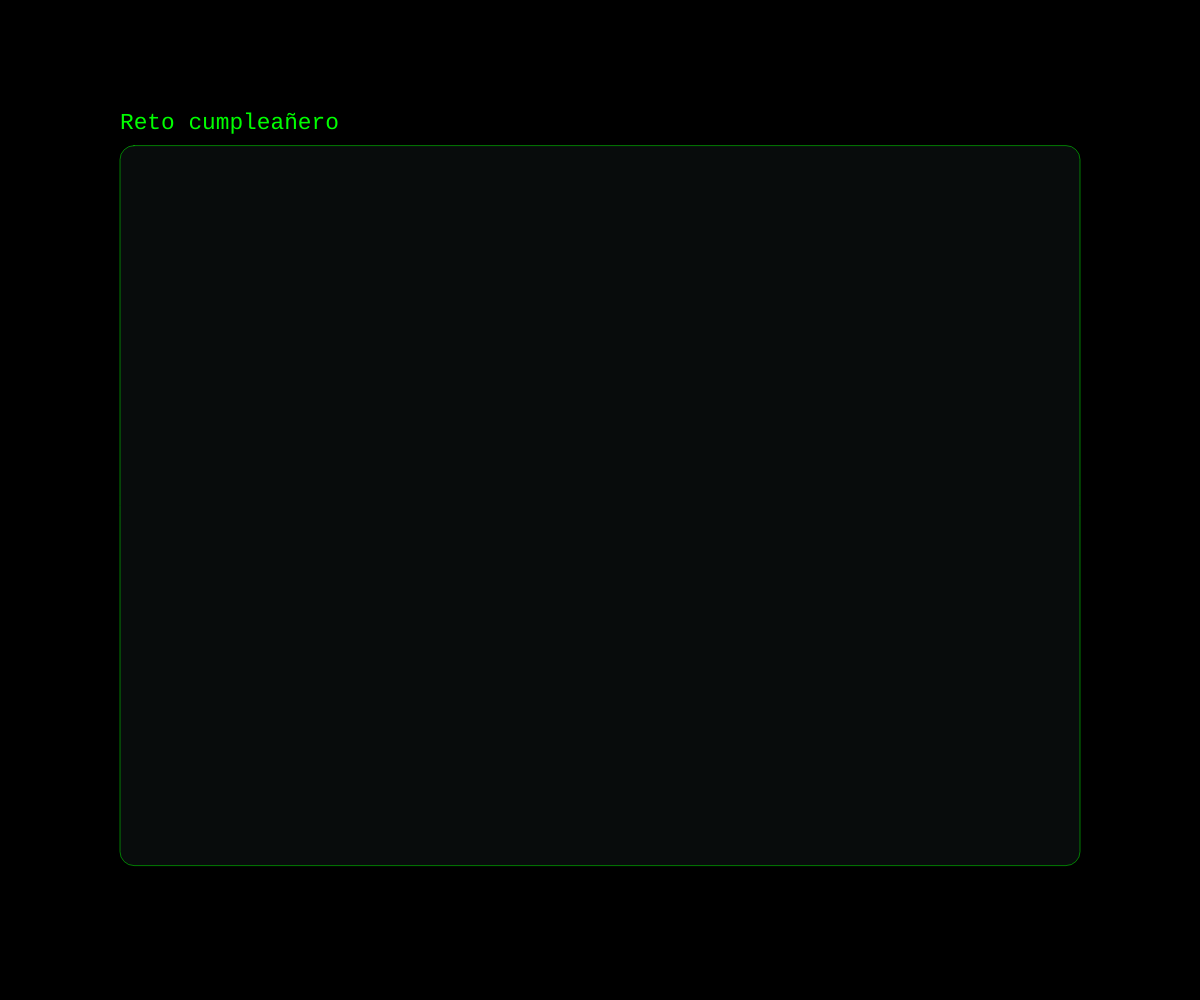
Frame 1 (no input)
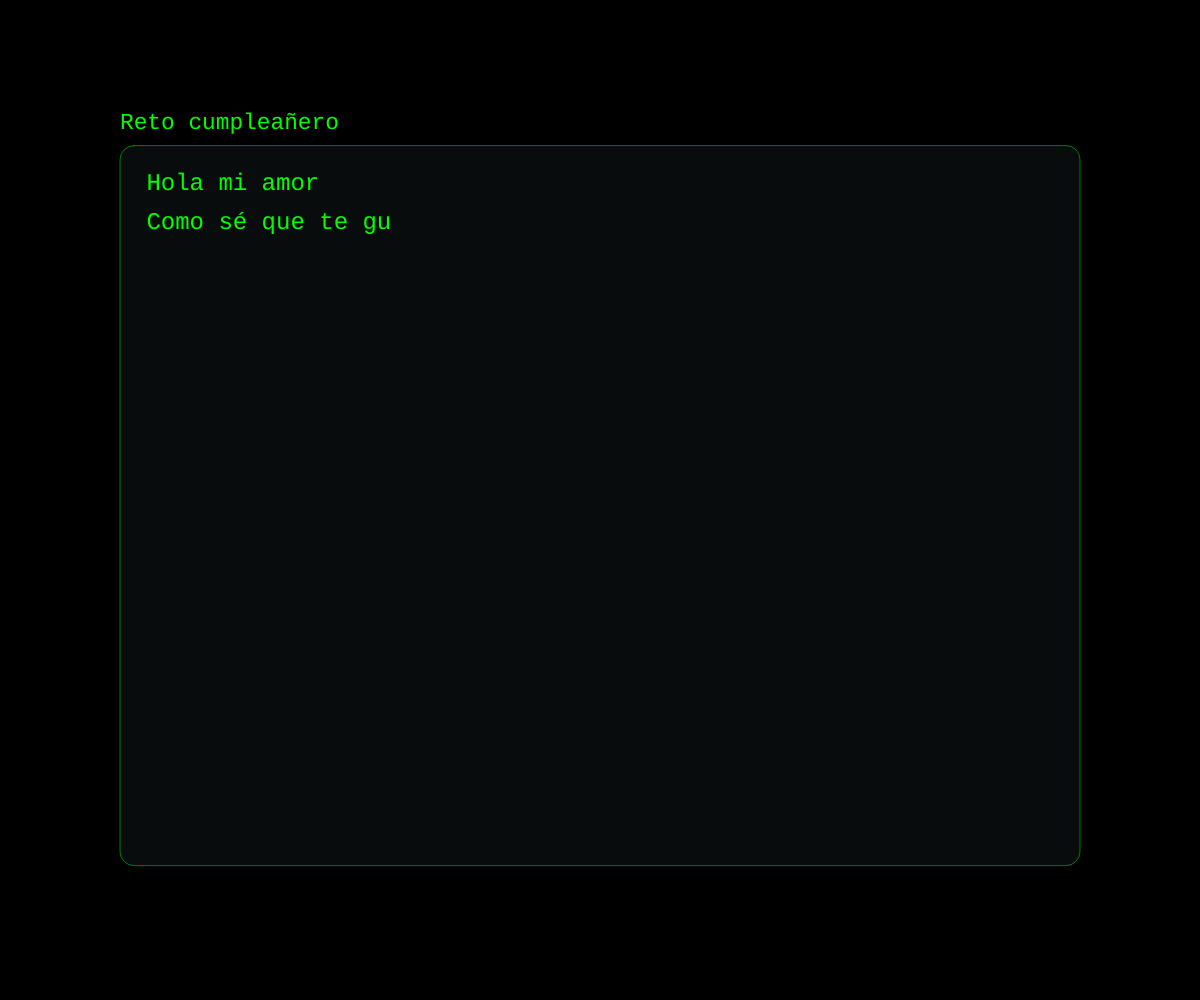
Frame 60 (no input)
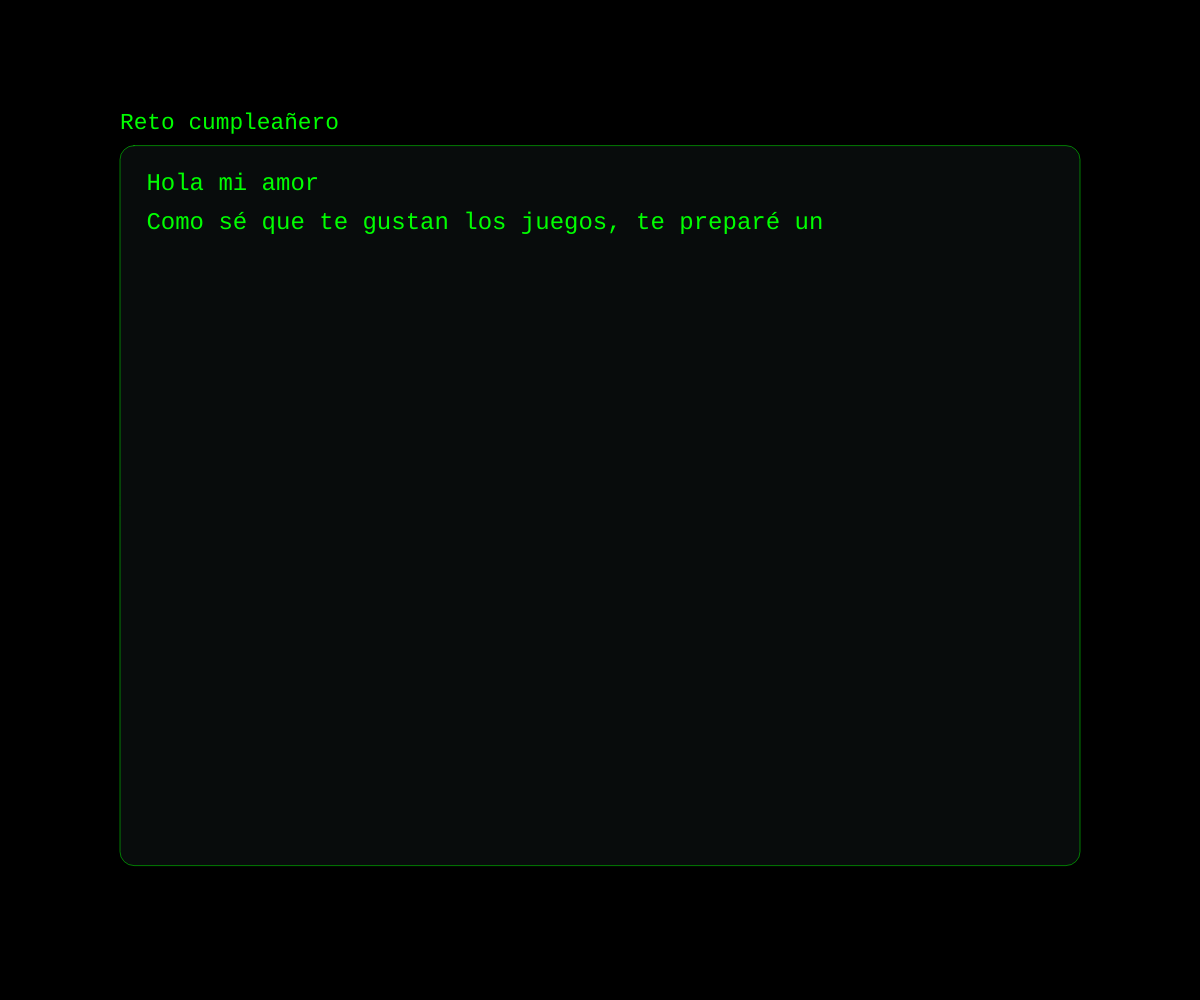
Frame 120 (the mouse pressed at the canvas centre since frame 60)

The p5.js sketch that drew these frames (run headless with seeded random() and noise() and a simulated clock; from frame 60 on, the mouse is pressed at the canvas centre):

// p5.js sketch
// ── sketch.js
// Regalo Oscar
// Hecho con amor (y con un poquito de ayuda de la IA) por Anagallia

let screen = 0;
// 0 = intro
// 1 = level
// 2 = success screen
// 99 = final message

let currentLevel = 0;

let cnv;                 // canvas DOM element
let finalDiv;            // contenedor con scroll para el mensaje final
let lastFinalHtml = "";  // para no resetear scroll cada frame

// Responsive layout
let margin = 120;
let topMargin = 150;
let baseFontSize = 20;

// Input + errors
let typed = "";
let errorMsg = "";
let errorTimer = 0;

// Typewriter
let twFull = "";
let twCount = 0;
let twDelay = 2; // bigger = slower
let twFrameCounter = 0;

// Success message
let currentSuccessMessage = "";

// Hint reveal + fade
let hintRevealed = false;
let hintAlpha = 0;
let hintBtnW = 220;
let hintBtnH = 45;

// Continue button
let contBtnW = 220;
let contBtnH = 50;

// Panel
let panelX, panelY, panelW, panelH;

// LEVEL DATA
const questions = [
  "¿Quién te enseñó el primer truco con el que empezaste a conquistarme?",
  "¿Qué fue lo primero que tuvimos que mantener en equilibrio entre nosotros?",
  '¿Qué dices que soy cuando hago "hmm"?',
  "¿Qué canción cantaste borracho e hizo que me enamoraras más?",
  '¿Qué "vehículo" tuyo me encanta?',
  "Si pudieras describir cuánto te amo en una palabra, ¿cuál sería?",
  "¿Qué es lo único que no me gusta de ti?"
];

const hints = [
  "Se llama como tú",
  "Estaba entre nuestras frentes.",
  "Minecraft.",
  "Mi video favorito en el mundo.",
  "Es potente y no necesita gasolina.",
  "Cuelga de mi cuello.",
  "No debería existir entre nosotros."
];

const answers = [
  ["abuelo", "david", "abuelo david", "mi abuelo david", "mi abuelo"],
  ["globo", "bomba", "un globo", "una bomba"],
  ["aldeano", "aldeana", "un aldeano"],
  ["cali pachanguero"],
  ["terreneitor", "terrenator"],
  ["infinito"],
  ["distancia", "la distancia"]
];

const successMessages = [
  "¡Correcto!",
  "¡Vas muy bien amor!",
  "Esoo amor, qué listo eres",
  "¡Exacto! Ayy cómo me encanta ese video",
  "Jeje, respuesta correcta",
  "Me alegra que sepas cuánto te amo <3",
  "¡Lo lograste mi amor! Desbloqueaste un mensaje secreto:"
];

function setup() {
  cnv = createCanvas(windowWidth, windowHeight);
  cnv.position(0, 0);
  cnv.style("position", "absolute");
  cnv.style("z-index", "0"); // canvas abajo

  textFont("monospace");
  textAlign(LEFT, TOP);

  enterIntro();

  // Div final con scroll (encima del canvas)
  finalDiv = createDiv("");
  finalDiv.style("position", "absolute");
  finalDiv.style("z-index", "10"); // arriba del canvas
  finalDiv.style("overflow-y", "scroll"); // scroll real
  finalDiv.style("-webkit-overflow-scrolling", "touch"); // iOS smooth
  finalDiv.style("white-space", "pre-wrap");
  finalDiv.style("font-family", "monospace");
  finalDiv.style("color", "#FFFFFF");
  finalDiv.style("line-height", "1.6");
  finalDiv.style("padding", "18px");
  finalDiv.style("border-radius", "14px");
  finalDiv.style("background", "rgba(8,12,12,0.92)");
  finalDiv.style("border", "1px solid rgba(0,255,0,0.45)");
  finalDiv.style("box-sizing", "border-box");
  finalDiv.style("pointer-events", "auto");
  finalDiv.hide();
}

function windowResized() {
  resizeCanvas(windowWidth, windowHeight);
}

function draw() {
  background(0);

  // Oculta el div en todas menos final
  if (finalDiv) {
    if (screen === 99) finalDiv.show();
    else finalDiv.hide();
  }

  // --- Responsive layout ---
  margin = max(24, width * 0.10);
  topMargin = max(70, height * 0.16);
  baseFontSize = max(16, min(width, height) * 0.024);
  textSize(baseFontSize);
  textLeading(baseFontSize * 1.6);

  // Panel dims
  panelX = margin;
  panelY = topMargin - baseFontSize * 0.6;
  panelW = width - margin * 2;
  panelH = min(height - topMargin, height * 0.72);

  updateTypewriter();

  if (screen === 0) {
    drawPanel();
    drawHeader("Reto cumpleañero");

    fill(0, 255, 0);
    text(getTypedText(), panelX + pad(), panelY + pad(), panelW - pad() * 2, panelH - pad() * 2);

    if (typeDone()) {
      fill(130);
      text("Presiona ENTER para comenzar", panelX + pad(), panelY + pad() + panelH * 0.65);
    }
    return;
  }

  if (screen === 1) {
    drawPanel();
    drawHeader(`LEVEL ${currentLevel + 1}`);

    fill(0, 255, 0);
    text(getTypedText(), panelX + pad(), panelY + pad(), panelW - pad() * 2, panelH - pad() * 2);

    if (typeDone()) {
      drawHintButton();

      if (hintRevealed) {
        hintAlpha = min(255, hintAlpha + 10);

        const hintY = hintBtnY() + hintBtnH + 20; 

        fill(180, 255, 180, hintAlpha);
        text(
          hints[currentLevel],
          panelX + pad(),
          hintY,
          panelW - pad() * 2,
          panelY + panelH - hintY
        );
      }

      drawInput();
    }
    return;
  }

  if (screen === 2) {
    drawPanel();
    drawHeader("CHECKPOINT");

    // Check mark grande
    fill(0, 255, 0);
    textSize(baseFontSize * 3.0);
    textAlign(LEFT, TOP);
    text("✓", panelX + pad(), panelY + pad());

    // Mensaje
    textSize(baseFontSize);
    textLeading(baseFontSize * 1.6);
    fill(0, 255, 0);
    text(
      currentSuccessMessage,
      panelX + pad() + baseFontSize * 3.0,
      panelY + pad() + baseFontSize * 0.6,
      panelW - pad() * 2 - baseFontSize * 3.2,
      panelH
    );

    drawContinueButton();
    return;
  }

  if (screen === 99) {
    drawPanel();
    drawHeader("MENSAJE SECRETO");

    // Posicionar el div exactamente dentro del panel
    const x = panelX + pad();
    const y = panelY + pad();
    const w = panelW - pad() * 2;
    const h = panelH - pad() * 2;

    finalDiv.position(x, y);
    finalDiv.size(w, h);
    
    // Igualar tipografía del div con la del canvas
finalDiv.style("font-size", `${baseFontSize}px`);
finalDiv.style("line-height", `${baseFontSize * 1.6}px`);

    // Mantener typewriter, pero SIN romper el scroll:
    const typedHtml = escapeHtml(getTypedText()).replaceAll("\n", "<br>");

    if (typedHtml !== lastFinalHtml) {
      const prevScroll = finalDiv.elt.scrollTop;
      finalDiv.html(typedHtml);
      finalDiv.elt.scrollTop = prevScroll;
      lastFinalHtml = typedHtml;
    }

    return;
  }
}

// ----------------- INPUT / NAV -----------------

function keyPressed() {
  if (screen === 0 && keyCode === ENTER && typeDone()) {
    enterLevel();
    return false;
  }

  if (screen === 1 && typeDone()) {
    if (keyCode === BACKSPACE) {
      if (typed.length > 0) typed = typed.slice(0, -1);
      return false;
    }

    if (keyCode === ENTER) {
      validateAnswer();
      return false;
    }

    if (keyCode === SHIFT || keyCode === CONTROL || keyCode === ALT) return false;

    if (typed.length < 40 && key.length === 1) {
      typed += key;
    }
  }

  return false;
}

function mousePressed() {
  if (screen === 1 && typeDone() && !hintRevealed) {
    if (overRect(hintBtnX(), hintBtnY(), hintBtnW, hintBtnH)) {
      hintRevealed = true;
      hintAlpha = 0;
    }
  }

  if (screen === 2) {
    if (overRect(contBtnX(), contBtnY(), contBtnW, contBtnH)) {
      nextStep();
    }
  }
}

// ----------------- GAME FLOW -----------------

function validateAnswer() {
  const cleaned = normalize(typed);
  const validAnswers = answers[currentLevel].map(a => normalize(a));

  if (validAnswers.includes(cleaned)) {
    currentSuccessMessage = successMessages[currentLevel];
    screen = 2;
    typed = "";
    errorMsg = "";
    errorTimer = 0;
  } else {
    errorMsg = "Ups, intenta de nuevo.";
    errorTimer = 90;
  }
}

function nextStep() {
  currentLevel++;
  if (currentLevel >= questions.length) enterFinal();
  else enterLevel();
}

function enterIntro() {
  screen = 0;
  currentLevel = 0;
  typed = "";
  hintRevealed = false;
  hintAlpha = 0;
  lastFinalHtml = "";
  twFull =
    "Hola mi amor\n" +
    "Como sé que te gustan los juegos, te preparé un pequeño reto de adivinanzas.\n" +
    "Sé que eres muy listo y podrás descifrarlo.\n\n" +
    "¡Te amo!";
  resetTypewriter();
}

function enterLevel() {
  screen = 1;
  typed = "";
  hintRevealed = false;
  hintAlpha = 0;
  errorMsg = "";
  errorTimer = 0;
  lastFinalHtml = "";
  twFull = questions[currentLevel];
  resetTypewriter();
}

function enterFinal() {
  screen = 99;
  lastFinalHtml = "";
  twFull =
    "¡Feliz cumpleaños, mi amor!\n\n" +
    "Como mi regalo llegó con mucha anticipación, me tocó ponerme creativa\n" +
    "para hacerte llegar algo en tu mero día también jeje.\n\n" +
    "Me habría encantado festejar este día a tu lado,\n" +
    "pero lo bonito de los cumpleaños es que se repiten cada año...\n" +
    "y yo no pienso irme de tu vida en un buen rato\n" +
    "(¿premio o castigo? tú sabrás jeje).\n\n" +
    "Me intimida mucho el código,\n" +
    "pero haciendo esto me di cuenta de que con amor\n" +
    "(y un poquito de ayuda de la IA)\n" +
    "todo se puede lograr.\n\n" +
    "Espero que este pequeño reto te haya entretenido,\n" +
    "o que al menos te haya sacado una sonrisa.\n" +
    "Con saber que hice reír a este hombre tan precioso,\n" +
    "yo me conformo.\n\n" +
    "Te deseo un año lleno de cosas bellas,\n" +
    "de experiencias nuevas,\n" +
    "de crecimiento profesional y personal,\n" +
    "y sobre todo, de muchísimo amor.\n\n" +
    "Porque de mi parte,\n" +
    "te prometo que nunca te va a faltar.\n\n" +
    "Te mando un beso y un abrazo enormes,\n" +
    "que ya pronto te daré en persona\n" +
    "(en 16 días, para ser más precisa).\n\n" +
    "Te amo.\n" +
    "Te amo.\n" +
    "Te amo.\n\n" +
    "Siempre tuya,\n" +
    "Ana.";
  resetTypewriter();
}

// ----------------- UI DRAW HELPERS -----------------

function pad() {
  return max(18, baseFontSize * 1.1);
}

function drawPanel() {
  noStroke();
  fill(8, 12, 12);
  rect(panelX, panelY, panelW, panelH, 14);

  noFill();
  stroke(0, 255, 0, 120);
  rect(panelX, panelY, panelW, panelH, 14);
  noStroke();
}

function drawHeader(title) {
  fill(0, 255, 0);
  textSize(baseFontSize * 0.95);
  textAlign(LEFT, TOP);
  text(title, panelX, panelY - baseFontSize * 1.4);
  textSize(baseFontSize);
}

function hintBtnX() {
  return panelX + pad();
}
function hintBtnY() {
  return panelY + pad() + baseFontSize * 4.2;
}

function drawHintButton() {
  const x = hintBtnX();
  const y = hintBtnY();

  const isHover = overRect(x, y, hintBtnW, hintBtnH);

  if (!hintRevealed && isHover) {
    noStroke();
    fill(0, 255, 0, 25);
    rect(x, y, hintBtnW, hintBtnH, 10);
  }

  noFill();
  stroke(0, 255, 0, hintRevealed ? 70 : (isHover ? 255 : 160));
  rect(x, y, hintBtnW, hintBtnH, 10);
  noStroke();

  fill(0, 255, 0, hintRevealed ? 120 : 255);
  textAlign(LEFT, CENTER);
  text(hintRevealed ? "Pista revelada" : "Revelar pista", x + 18, y + hintBtnH / 2);
  textAlign(LEFT, TOP);
}

function contBtnX() {
  return panelX + pad();
}
function contBtnY() {
  return panelY + pad() + baseFontSize * 5.2;
}

function drawContinueButton() {
  const x = contBtnX();
  const y = contBtnY();

  const isHover = overRect(x, y, contBtnW, contBtnH);

  if (isHover) {
    noStroke();
    fill(0, 255, 0, 25);
    rect(x, y, contBtnW, contBtnH, 10);
  }

  noFill();
  stroke(0, 255, 0, isHover ? 255 : 160);
  rect(x, y, contBtnW, contBtnH, 10);
  noStroke();

  fill(0, 255, 0);
  textAlign(LEFT, CENTER);
  text("Continuar", x + 18, y + contBtnH / 2);
  textAlign(LEFT, TOP);
}

function drawInput() {
  const x = panelX + pad();
  const yBase = hintBtnY() + hintBtnH + baseFontSize * 2.4;
  const w = panelW - pad() * 2;

  const cursor = frameCount % 60 < 30 ? "▍" : "";
  const line = "> " + typed + cursor;

  noFill();
  stroke(0, 255, 0, 180);
  rect(x, yBase, w, 55, 10);
  noStroke();

  fill(0, 255, 0);
  textAlign(LEFT, TOP);
  text(line, x + 14, yBase + 12, w - 20, 60);

  const helpY = yBase + 70;

  if (errorTimer > 0) {
    fill(255, 120, 120);
    text(errorMsg, x, helpY, w, 120);
    errorTimer--;
  } else {
    fill(130);
    text("Escribe tu respuesta y presiona ENTER. BACKSPACE para borrar.", x, helpY, w, 120);
  }
}

function overRect(x, y, w, h) {
  return mouseX >= x && mouseX <= x + w && mouseY >= y && mouseY <= y + h;
}

// ----------------- TYPEWRITER -----------------

function updateTypewriter() {
  if (twCount < twFull.length) {
    twFrameCounter++;
    if (twFrameCounter >= twDelay) {
      twCount++;
      twFrameCounter = 0;
    }
  }
}

function typeDone() {
  return twCount >= twFull.length;
}

function getTypedText() {
  return twFull.substring(0, twCount);
}

function resetTypewriter() {
  twCount = 0;
  twFrameCounter = 0;
}

// ----------------- NORMALIZE -----------------

function normalize(s) {
  s = (s || "").toLowerCase().trim();

  s = s
    .replaceAll("á", "a")
    .replaceAll("é", "e")
    .replaceAll("í", "i")
    .replaceAll("ó", "o")
    .replaceAll("ú", "u")
    .replaceAll("ü", "u")
    .replaceAll("ñ", "n");

  while (s.includes("  ")) s = s.replaceAll("  ", " ");
  return s;
}

function escapeHtml(s) {
  return (s || "")
    .replaceAll("&", "&amp;")
    .replaceAll("<", "&lt;")
    .replaceAll(">", "&gt;");
}
